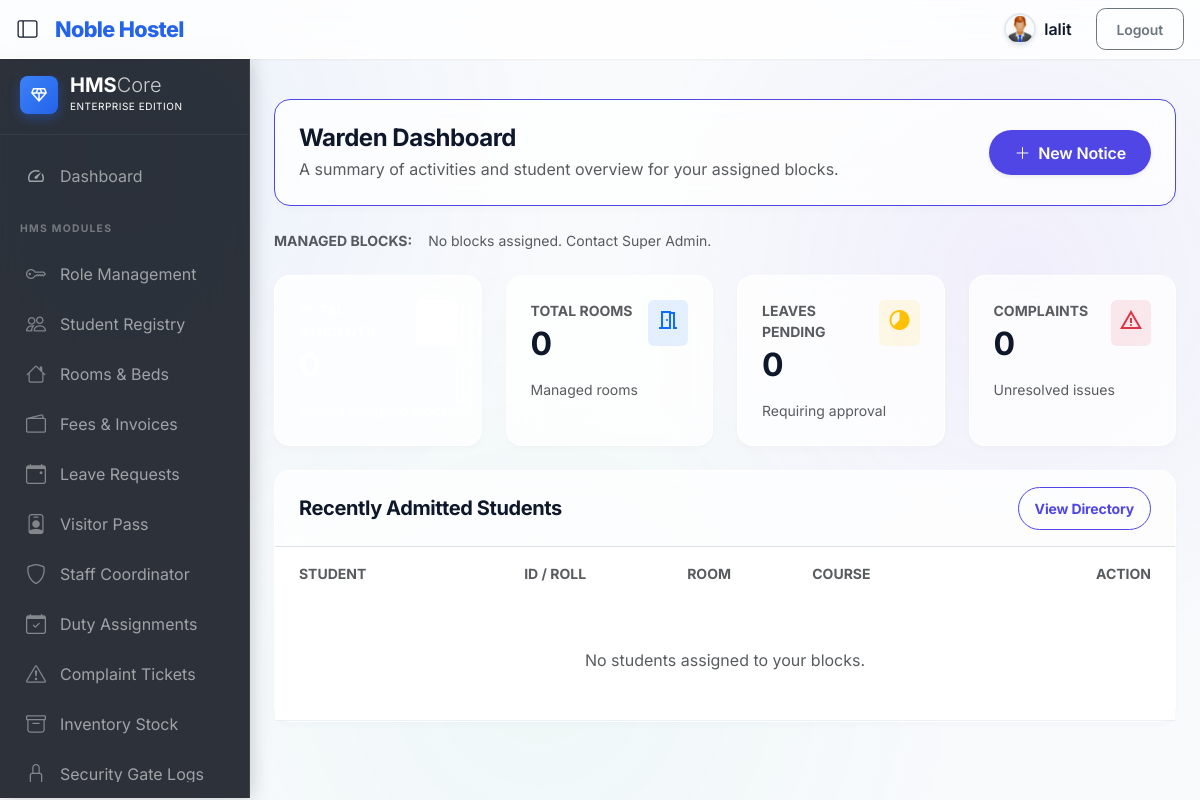
Screenshot of /warden/dashboard/ (signed in) with the database file from the repository.
### authentication/models.py (models this page shows, shortened)
class Module(models.Model):
    name = models.CharField(max_length=100, unique=True)
    code = models.SlugField(max_length=100, unique=True)  # e.g. 'student', 'room', 'paybill'
    menu_label = models.CharField(max_length=100, blank=True, help_text="Label shown in sidebar menu")
    icon = models.CharField(max_length=60, blank=True, help_text="Bootstrap icon class e.g. bi-people")
    url_name = models.CharField(max_length=100, blank=True, help_text="Django URL name for the module index page")
    order = models.PositiveSmallIntegerField(default=0, help_text="Sidebar display order (lower = higher)")
    parent_code = models.SlugField(max_length=100, blank=True, help_text="Parent module code for sub-menus")
    class Meta:
        ordering = ['order', 'name']

### warden/views.py (the view)
# urls.py: path('dashboard/', views.warden_dashboard, name='warden_dashboard'),
@login_required
@role_required('Warden', 'Super Admin')
def warden_dashboard(request):
    warden_profile = None
    assigned_blocks = HostelBlock.objects.none()
    if hasattr(request.user, 'warden_profile'):
        warden_profile = request.user.warden_profile
        assigned_blocks = warden_profile.assigned_blocks.all()
    elif request.user.is_superuser or (hasattr(request.user, 'profile') and request.user.profile.role.is_superadmin):
        assigned_blocks = HostelBlock.objects.all()
    students = Student.objects.filter(bed__room__floor__block__in=assigned_blocks).distinct()
    total_students = students.count()
    total_rooms = Room.objects.filter(floor__block__in=assigned_blocks).count()
    context = {
        'assigned_blocks': assigned_blocks,
        'total_students': total_students,
        'total_rooms': total_rooms,
        'recent_students': students.order_by('-admission_date')[:10],
    }
    return render(request, 'warden/warden_dashboard.html', context)

### template/warden/warden_dashboard.html (shortened to what this page needs)
{% extends 'base.html' %}
{% load static %}
{% block content %}
<div class="container-fluid px-4 py-4">
    <div class="row mb-4">
        <div class="col-12">
            <div class="pro-card p-4 d-flex justify-content-between align-items-center bg-white border-0 shadow-sm border-start border-4 border-indigo">
                <div>
                    <h2 class="h4 mb-1 fw-bold text-slate-800">Warden Dashboard</h2>
                    <p class="mb-0 text-muted">A summary of activities and student overview for your assigned blocks.</p>
                </div>
                <div class="d-flex gap-2">
                    <button class="btn btn-indigo rounded-pill px-4 shadow-sm"><i class="bi bi-plus-lg me-2"></i>New Notice</button>
                </div>
            </div>
        </div>
    </div>
    <div class="row mb-4">
        <div class="col-12">
            <div class="d-flex flex-wrap gap-2 align-items-center">
                <span class="text-muted small fw-bold text-uppercase me-2">Managed Blocks:</span>
                {% for block in assigned_blocks %}
                    <span class="badge rounded-pill bg-indigo bg-opacity-10 text-indigo border border-indigo border-opacity-25 px-3 py-2 fw-medium">{{ block.name }}</span>
                {% empty %}
                    <span class="text-muted small italic">No blocks assigned. Contact Super Admin.</span>
                {% endfor %}
            </div>
        </div>
    </div>
    <div class="row g-4 mb-4">
        <div class="col-md-3">
            <div class="pro-card p-4 h-100 border-0 shadow-sm bg-indigo text-white">
                <div class="d-flex justify-content-between align-items-start mb-3">
                    <div>
                        <p class="opacity-75 small text-uppercase fw-bold mb-1">Total Students</p>
                        <h3 class="h2 mb-0 fw-bold">{{ total_students }}</h3>
                    </div>
                    <div class="bg-white bg-opacity-20 p-2 rounded-2">
                        <span class="material-symbols-outlined">group</span>
                    </div>
                </div>
                <div class="mt-2 text-white opacity-75 small">Across assigned blocks</div>
            </div>
        </div>
        <div class="col-md-3">
            <div class="pro-card p-4 h-100 border-0 shadow-sm">
                <div class="d-flex justify-content-between align-items-start mb-3">
                    <div>
                        <p class="text-muted small text-uppercase fw-bold mb-1">Total Rooms</p>
                        <h3 class="h2 mb-0 fw-bold text-slate-800">{{ total_rooms }}</h3>
                    </div>
                    <div class="bg-primary bg-opacity-10 p-2 rounded-2 text-primary">
                        <span class="material-symbols-outlined">meeting_room</span>
                    </div>
                </div>
                <div class="mt-2 text-muted small">Managed rooms</div>
            </div>
        </div>
        <div class="col-md-3">
            <div class="pro-card p-4 h-100 border-0 shadow-sm">
                <div class="d-flex justify-content-between align-items-start mb-3">
                    <div>
                        <p class="text-muted small text-uppercase fw-bold mb-1">Leaves Pending</p>
                        <h3 class="h2 mb-0 fw-bold text-slate-800">0</h3>
                    </div>
                    <div class="bg-warning bg-opacity-10 p-2 rounded-2 text-warning">
                        <span class="material-symbols-outlined">clock_loader_60</span>
                    </div>
                </div>
                <div class="mt-2 text-muted small">Requiring approval</div>
            </div>
        </div>
        <div class="col-md-3">
            <div class="pro-card p-4 h-100 border-0 shadow-sm">
                <div class="d-flex justify-content-between align-items-start mb-3">
                    <div>
                        <p class="text-muted small text-uppercase fw-bold mb-1">Complaints</p>
                        <h3 class="h2 mb-0 fw-bold text-slate-800">0</h3>
                    </div>
                    <div class="bg-danger bg-opacity-10 p-2 rounded-2 text-danger">
                        <span class="material-symbols-outlined">report_problem</span>
                    </div>
                </div>
                <div class="mt-2 text-muted small">Unresolved issues</div>
            </div>
        </div>
    </div>
    <div class="row">
        <div class="col-12">
            <div class="pro-card border-0 shadow-sm">
                <div class="px-4 py-3 border-bottom d-flex justify-content-between align-items-center">
                    <h5 class="mb-0 fw-bold">Recently Admitted Students</h5>
                    <a href="{% url 'student_list' %}" class="btn btn-sm btn-outline-indigo rounded-pill px-3 fw-bold">View Directory</a>
                </div>
                <div class="p-0">
                    <div class="table-responsive">
                        <table class="table table-hover align-middle mb-0">
                            <thead class="bg-light">
                                <tr>
                                    <th class="px-4 py-3 border-0 small text-uppercase fw-bold text-muted">Student</th>
                                    <th class="py-3 border-0 small text-uppercase fw-bold text-muted">ID / Roll</th>
                                    <th class="py-3 border-0 small text-uppercase fw-bold text-muted">Room</th>
                                    <th class="py-3 border-0 small text-uppercase fw-bold text-muted">Course</th>
                                    <th class="py-3 border-0 small text-uppercase fw-bold text-muted text-end px-4">Action</th>
                                </tr>
                            </thead>
                            <tbody>
                                {% for student in recent_students %}
                                <tr>
                                    <td class="px-4">
                                        <div class="d-flex align-items-center">
                                            <div class="avatar me-3 bg-indigo bg-opacity-10 text-indigo rounded-circle d-flex align-items-center justify-content-center fw-bold" style="width: 32px; height: 32px; font-size: 0.8rem;">
                                                {{ student.name|slice:":1" }}
                                            </div>
                                            <div>
                                                <div class="fw-bold text-slate-800" style="font-size: 0.9rem;">{{ student.name }}</div>
                                                <div class="text-muted" style="font-size: 0.75rem;">{{ student.email }}</div>
                                            </div>
                                        </div>
                                    </td>
                                    <td class="small fw-medium">{{ student.roll }}</td>
                                    <td class="small">
                                        {% if student.bed_set.first %}
                                            <span class="badge bg-soft-primary text-primary">{{ student.bed_set.first.room.room_number }}</span>
                                        {% else %}
                                            <span class="text-muted italic">No Bed</span>
                                        {% endif %}
                                    </td>
                                    <td class="small">{{ student.get_course_display }}</td>
                                    <td class="text-end px-4">
                                        <a href="{% url 'view_student' student.pk %}" class="btn btn-sm btn-light rounded-pill px-3">View Profile</a>
                                    </td>
                                </tr>
                                {% empty %}
                                <tr>
                                    <td colspan="5" class="text-center py-5 text-muted">No students assigned to your blocks.</td>
                                </tr>
                                {% endfor %}
                            </tbody>
                        </table>
                    </div>
                </div>
            </div>
        </div>
    </div>
</div>
{% endblock %}

### template/title_nav.html (shortened to what this page needs)
{% load static %}
{% block content %}
<div class="d-flex align-items-center">
  <button id="sidebarToggleBtn" class="btn btn-sm sidebar-toggle-btn me-2 ms-2" type="button" title="Toggle Sidebar" aria-label="Toggle Sidebar">
    <i class="bi bi-layout-sidebar fs-5"></i>
  </button>
  <a class="navbar-brand" href="#">Noble Hostel</a>
</div>
  <div class="navbar-nav ">
    {% if request.user.is_authenticated %}
    <form action="{% url 'logout'%}" method="post" class="nav-item text-nowrap d-flex justify-content-center align-items-center">
      {% if request.user.student and request.user.student.photo %}
        <img src="{{ request.user.student.photo.url }}" class="shadow-sm" style="width: 32px; height: 32px; object-fit: cover; border-radius: 50%; border: 2px solid #e2e8f0;" alt="User">
      {% else %}
        <img src="{% static 'image/User.jpg' %}" class="shadow-sm" style="width: 32px; height: 32px; object-fit: cover; border-radius: 50%; border: 2px solid #e2e8f0;" alt="User">
      {% endif %}
      <a class="nav-link m-2 fw-semibold" href="#">
        {% if request.user.student %}
          {{ request.user.student.name }}
        {% else %}
          {{ request.user.username }}
        {% endif %}
      </a>
      <input class="btn btn-sm btn-outline-secondary m-2 mx-3" type="submit" value="Logout">
    </form>
  {% endif %}
  </div>
{% endblock  %}

### template/side_navbar.html (shortened to what this page needs)
{% load static %}
{% load rbac_tags %}
{% block content %}
<div class="d-none d-md-block p-0 sidebar-wrapper z-2">
    <nav id="sidebarMenu" class="sidebar-pro">
        <div class="sidebar-brand d-flex align-items-center">
            <div class="brand-icon rounded-3 bg-gradient-primary d-flex align-items-center justify-content-center" style="width:38px; height:38px;">
                <span class="material-symbols-outlined text-white fs-5">diamond</span>
            </div>
            <div class="d-flex flex-column">
                <span class="fs-5 fw-bold text-white lh-1 tracking-tighter">HMS<span class="fw-light opacity-75">Core</span></span>
                <span class="text-white opacity-40 mt-1" style="font-size: 0.625rem; letter-spacing: 0.05em; text-transform: uppercase;">Enterprise Edition</span>
            </div>
        </div>
        <ul class="nav flex-column mb-auto">
            {% if is_superadmin or user.profile.role.name == 'Admin' or user.profile.role.name == 'Staff' %}
            <li class="nav-item">
                <a class="nav-link {% if request.resolver_match.url_name == 'superadmin_dashboard' %}active{% endif %}" aria-current="page" href="{% url 'superadmin_dashboard' %}">
                    <span class="material-symbols-outlined">speed</span>
                    <span class="sidebar-label">Dashboard</span>
                </a>
            </li>
            {% endif %}
            {% if user.profile.role.name == 'Student' %}
            <li class="nav-section">
                <span class="section-title">My Profile</span>
            </li>
            <li class="nav-item">
                <a class="nav-link" href="{% url 'student_app:student_profile' %}">
                    <span class="material-symbols-outlined">person</span>
                    <span class="sidebar-label">My Profile</span>
                </a>
            </li>
            <li class="nav-item">
                <a class="nav-link" href="{% url 'student_app:change_password' %}">
                    <span class="material-symbols-outlined">lock</span>
                    <span class="sidebar-label">Change Password</span>
                </a>
            </li>
            <li class="nav-section">
                <span class="section-title">Logistics & Fees</span>
            </li>
            <li class="nav-item">
                <a class="nav-link" href="#">
                    <span class="material-symbols-outlined">bed</span>
                    <span class="sidebar-label">My Room</span>
                </a>
            </li>
            <li class="nav-item">
                <a class="nav-link" href="{% url 'student_app:student_leave_details' %}">
                    <span class="material-symbols-outlined">event_note</span>
                    <span class="sidebar-label">My Leave Requests</span>
                </a>
            </li>
            <li class="nav-item">
                <a class="nav-link" href="{% url 'student_app:food_schedule' %}">
                    <span class="material-symbols-outlined">restaurant</span>
                    <span class="sidebar-label">Food Schedule</span>
                </a>
            </li>
            <li class="nav-item">
                <a class="nav-link" href="{% url 'student_app:student_fee_details' %}">
                    <span class="material-symbols-outlined">receipt_long</span>
                    <span class="sidebar-label">Fee Details</span>
                </a>
            </li>
            {% else %}
            {% if visible_modules %}
            <li class="nav-section">
                <span class="section-title">HMS Modules</span>
            </li>
            {% for module in visible_modules %}
            <li class="nav-item">
                <a class="nav-link {% if request.resolver_match.url_name == module.url_name or request.resolver_match.view_name == module.url_name %}active{% endif %}" href="{% url module.url_name %}" title="{{ module.menu_label }}">
                    {% if "bi-" in module.icon %}
                    <i class="bi {{ module.icon }} opacity-75 fs-5"></i>
                    {% else %}
                    <span class="material-symbols-outlined">{{ module.icon }}</span>
                    {% endif %}
                    <span class="sidebar-label">{{ module.menu_label }}</span>
                </a>
            </li>
            {% endfor %}
            {% endif %}
            {% endif %}
        </ul>
    </nav>
</div>
{% endblock %}

### template/warden/warden_dashboard.html (style rules this page uses)
.bg-indigo { background-color: #4f46e5; }
.btn-indigo { background-color: #4f46e5; color: white; }
.btn-outline-indigo { border-color: #4f46e5; color: #4f46e5; }
.border-indigo { border-color: #4f46e5 !important; }

### rows the page displays
Module: menu_label "Role Management"
Module: menu_label "Student Registry"
Module: menu_label "Rooms & Beds"
Module: menu_label "Fees & Invoices"
Module: menu_label "Leave Requests"
Module: menu_label "Visitor Pass"
Module: menu_label "Staff Coordinator"
Module: menu_label "Duty Assignments"
Module: menu_label "Complaint Tickets"
Module: menu_label "Inventory Stock"
Module: menu_label "Security Gate Logs"

### other values shown
{{ request.user.username }} "lalit"
{{ total_rooms }} "0"
